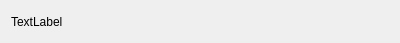
<?xml version="1.0" encoding="UTF-8"?>
<ui version="4.0">
 <class>FriendLabel</class>
 <widget class="QWidget" name="FriendLabel">
  <property name="geometry">
   <rect>
    <x>0</x>
    <y>0</y>
    <width>400</width>
    <height>43</height>
   </rect>
  </property>
  <property name="minimumSize">
   <size>
    <width>0</width>
    <height>43</height>
   </size>
  </property>
  <property name="maximumSize">
   <size>
    <width>16777215</width>
    <height>43</height>
   </size>
  </property>
  <property name="windowTitle">
   <string>Form</string>
  </property>
  <layout class="QHBoxLayout" name="horizontalLayout">
   <item>
    <widget class="QLabel" name="tip_lb">
     <property name="text">
      <string>TextLabel</string>
     </property>
    </widget>
   </item>
   <item>
    <widget class="QWidget" name="widget" native="true">
     <property name="minimumSize">
      <size>
       <width>25</width>
       <height>25</height>
      </size>
     </property>
     <property name="maximumSize">
      <size>
       <width>25</width>
       <height>25</height>
      </size>
     </property>
     <layout class="QHBoxLayout" name="horizontalLayout_2">
      <item>
       <widget class="ClickedLabel" name="close_lb">
        <property name="minimumSize">
         <size>
          <width>15</width>
          <height>15</height>
         </size>
        </property>
        <property name="maximumSize">
         <size>
          <width>15</width>
          <height>15</height>
         </size>
        </property>
        <property name="text">
         <string/>
        </property>
       </widget>
      </item>
     </layout>
    </widget>
   </item>
  </layout>
 </widget>
 <customwidgets>
  <customwidget>
   <class>ClickedLabel</class>
   <extends>QLabel</extends>
   <header location="global">clickedlabel.h</header>
  </customwidget>
 </customwidgets>
 <resources/>
 <connections/>
</ui>
